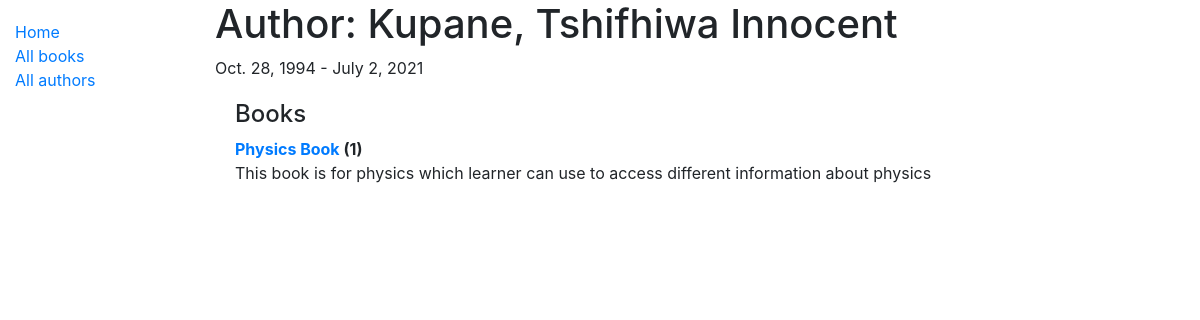
/catalog/author/2, run on the app's committed database.
### catalog/models.py (models this page shows, shortened)
class Author(models.Model):
    first_name = models.CharField(max_length=100)
    last_name = models.CharField(max_length=100)
    date_of_birth = models.DateField(null=True, blank=True)
    date_of_death = models.DateField('died', null=True, blank=True)
    class Meta:
        ordering = ['last_name', 'first_name']
    def __str__(self):
        return '{0}, {1}'.format(self.last_name, self.first_name)

class Book(models.Model):
    title = models.CharField(max_length=200)
    author = models.ForeignKey('Author', on_delete=models.SET_NULL, null=True)
    summary = models.TextField(max_length=1000, help_text="Enter a brief description of the book")
    isbn = models.CharField('ISBN', max_length=13,
                            unique=True,
                            help_text='13 Character <a href="https://www.isbn-international.org/content/what-isbn'
                                      '">ISBN number</a>')
    genre = models.ManyToManyField(Genre, help_text="Select a genre for this book")
    language = models.ForeignKey('Language', on_delete=models.SET_NULL, null=True)
    class Meta:
        ordering = ['title', 'author']
    def display_genre(self):
        """Creates a string for the Genre. This is required to display genre in Admin."""
        return ', '.join([genre.name for genre in self.genre.all()[:3]])
    display_genre.short_description = 'Genre'
    def __str__(self):
        return self.title

### catalog/views.py (the view)
# urls.py: path('author/<int:pk>',views.AuthorDetailView.as_view(), name='author-detail'),
class AuthorDetailView(generic.DetailView):
    model = Author

### catalog/Templates/catalog/author_detail.html (shortened to what this page needs)
<!DOCTYPE html>
<html lang="en">
<head>
    <link rel="stylesheet" href="https://cdn.jsdelivr.net/npm/bootstrap@4.5.3/dist/css/bootstrap.min.css">
    {% load static %}
    <link rel="stylesheet" href="{% static 'css/styles.css' %}">
</head>
<body>
    <div class="container-fluid">
        <div class="row">
            <div class="col-sm-2">
                {% block sidebar %}
                <ul class="sidebar-nav">
                    <li><a href="{% url 'index' %}">Home</a></li>
                    <li><a href="{% url 'books' %}">All books</a></li>
                    <li><a href="{% url 'authors' %}">All authors</a></li>
                </ul>
                {% endblock %}
            </div>
            <div class="col-sm-10 ">
                {% block content  %}<h1>Author: {{ author }} </h1>
<p>{{author.date_of_birth}} - {% if author.date_of_death %}{{author.date_of_death}}{% endif %}</p>
<div style="margin-left:20px;margin-top:20px">
<h4>Books</h4>
<dl>
{% for book in author.book_set.all %}
  <dt><a href="{% url 'book-detail' book.pk %}">{{book}}</a> ({{book.bookinstance_set.all.count}})</dt>
  <dd>{{book.summary}}</dd>
{% endfor %}
</dl>
</div>{% endblock %}
        </div>
    </div>
</body>
</html>

### catalog/static/css/styles.css (style rules this page uses)
.sidebar-nav { margin-top: 20px; padding: 0; list-style: none; }

### data on the page
Author: last_name+first_name "Kupane, Tshifhiwa Innocent", date_of_birth "Oct. 28, 1994", date_of_death "July 2, 2021"
Book: title "Physics Book", bookinstance_set.all.count "1", summary "This book is for physics which learner can use to access different information about physics"
